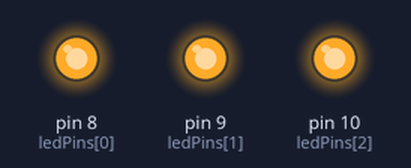
A sketch run on a simulated Arduino Uno, built with avr-gcc and run on an emulated ATmega328P. Parts: output pins drawn as LEDs (lit = HIGH). What the sketch prints to the serial monitor is not drawn.

Above: at 0.4 s.
At 1.5 s:
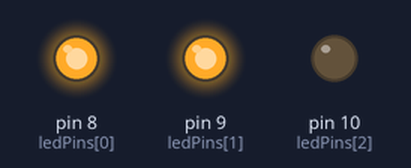
At 5.4 s:
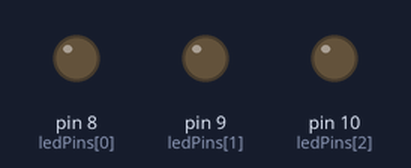
Timing chart, 0 to 6.9 s (numbered marks = the images above):
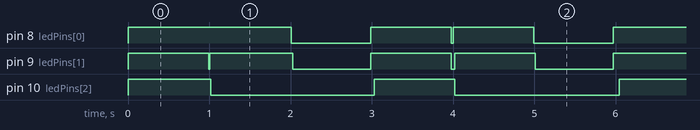

The sketch:

semaphore3led.ino
```cpp
#include <Arduino_FreeRTOS.h>
#include <semphr.h>

const int ledPins[] = {8, 9, 10};
//Déclaration d’un pointeur vers un sémaphore de type compteur
SemaphoreHandle_t resourceSemaphore;

void setup() {
  //Configuration des 3 broches des LEDs en sortie.
  for (int i = 0; i < 3; i++) {
    pinMode(ledPins[i], OUTPUT);
  }
  Serial.begin(9600);

  // Créer un sémaphore compteur avec 3 ressources disponibles
  resourceSemaphore = xSemaphoreCreateCounting(3, 3);

  // Créer 5 tâches qui veulent utiliser les LEDs
  for (int i = 0; i < 5; i++) {
    xTaskCreate(userTask, "UserTask", 128, (void*)i, 1, NULL);
  }
}

void loop() {
  // Rien ici
}

void userTask(void *pvParameters) {
  int taskNumber = (int) pvParameters;
  for (;;) {
    if (xSemaphoreTake(resourceSemaphore, portMAX_DELAY) == pdTRUE) {
      int led = taskNumber % 3;
      digitalWrite(ledPins[led], HIGH);
      Serial.print("Tâche ");
      Serial.print(taskNumber);
      Serial.println(" utilise une LED.");

      vTaskDelay(1000 / portTICK_PERIOD_MS);

      digitalWrite(ledPins[led], LOW);
      xSemaphoreGive(resourceSemaphore);
      Serial.print("Tâche ");
      Serial.print(taskNumber);
      Serial.println(" libère une LED.");

      vTaskDelay(2000 / portTICK_PERIOD_MS);
    }
  }
}
```

Measured:
- by itself, pin 8 (ledPins[0]): repeats every 3.0 s: LOW 0.98 s, HIGH 0.99 s, LOW 0.03 s, HIGH 0.99 s
- by itself, pin 9 (ledPins[1]): moves between LOW and HIGH, repeating every 3.0 s
- by itself, pin 10 (ledPins[2]): alternates HIGH for 0.99 s and LOW for 2.0 s
